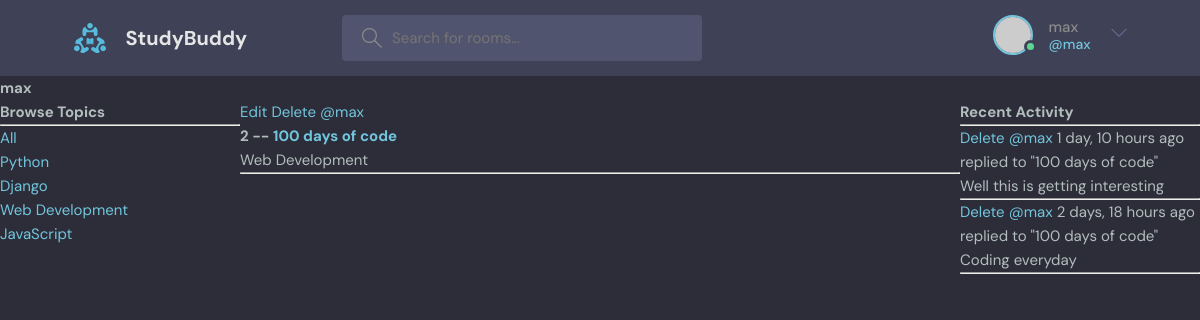
/profile/1/ (signed in), run on the app's committed database.
### base/models.py (models this page shows, shortened)
class Topic(models.Model):
    name = models.CharField(max_length=200)

class Room(models.Model):
    host = models.ForeignKey(User, on_delete=models.SET_NULL, null=True, blank=True)
    topic = models.ForeignKey(Topic, on_delete=models.SET_NULL, null=True, blank=True)
    name = models.CharField(max_length=200)
    description = models.TextField(null=True, blank=True)
    participant = models.ManyToManyField(User, related_name='participant', blank=True)
    updated = models.DateTimeField(auto_now=True)
    created = models.DateTimeField(auto_now_add=True)
    class Meta:
        ordering = ['-updated', '-created']
    def __str__(self):
        return self.name

class Message(models.Model):
    user = models.ForeignKey(User, on_delete=models.CASCADE)
    room = models.ForeignKey(Room, on_delete=models.CASCADE)
    body = models.TextField()
    updated = models.DateTimeField(auto_now=True)
    created = models.DateTimeField(auto_now_add=True)
    class Meta:
        ordering = ['-updated', '-created']
    def __str__(self):
        return self.body[0:50]

### base/views.py (the view)
# urls.py: path('profile/<str:pk>/', views.userProfile, name='user-profile'),
def userProfile(request, pk):
    user = User.objects.get(id=pk)
    rooms = user.room_set.all()
    room_messages = user.message_set.all()
    topics = Topic.objects.all()
    context = {'user': user, 'rooms': rooms, 'room_messages': room_messages, 'topics': topics}
    return render(request, 'base/profile.html', context)

### base/templates/base/profile.html (shortened to what this page needs)
{% extends 'main.html' %}
{% block content %}
<h1>{{user.username}}</h1>
<div class="profile-container">
    <div>
        {% include 'base/topic_component.html' %}
    </div>
    <div>
        {% include 'base/feed_component.html' %}
    </div>
    <div>
        {% include 'base/activity_component.html' %}
    </div>
</div>
{% endblock content %}

### templates/navbar.html (shortened to what this page needs)
{% load static %}
<header class="header header--loggedIn">
    <div class="container">
      <a href="{% url 'home' %}" class="header__logo">
        <img src="{% static 'images/logo.svg' %}" />
        <h1>StudyBuddy</h1>
      </a>
      <form class="header__search", method="GET", {% url 'home' %}>
        <label>
          <input name="q" placeholder="Search for rooms..." />
        </label>
      <nav class="header__menu">
        {% if request.user.is_authenticated %}
        <div class="header__user">
          <a href="profile.html">
            <div class="avatar avatar--medium active">
              <img src="https://randomuser.me/api/portraits/men/37.jpg" />
            </div>
            <p>{{request.user.username}} <span>@{{request.user.username}}</span></p>
          </a>
          <button class="dropdown-button">
            <svg version="1.1" xmlns="http://www.w3.org/2000/svg" width="32" height="32" viewBox="0 0 32 32">
              <title>chevron-down</title>
              <path d="M16 21l-13-13h-3l16 16 16-16h-3l-13 13z"></path>
            </svg>
          </button>
        </div>
        {% else %}
        <a href="{% url 'login' %}">
          <img src="{% static 'images/avatar.svg' %}"/>
          <p>Login</p>
        </a>
        {% endif %}
      </nav>
    </div>
  </header>

### base/templates/base/topic_component.html
<h3>Browse Topics</h3>
        <hr>
        <div>
            <a href="{% url 'home' %}">All</a>
        </div>
        {% for topic in topics %}
        <div>
            <a href="{% url 'home' %}?q={{ topic.name }}">{{ topic.name }}</a>
        </div>
        {% endfor %}

### base/templates/base/feed_component.html
{% for room in rooms %}
<div>
    {% if request.user == room.host %}
    <a href="{% url 'update-room' room.id %}">Edit</a>
    <a href="{% url 'delete-room' room.id %}">Delete</a>
    {% endif %}
    <a href="{% url 'user-profile' room.host.id %}">@{{room.host.username}}</a>
    <h5>{{ room.id }} -- <a href="room/{{ room.id }}">{{ room.name }}</a></h5>
    <small>{{ room.topic.name }}</small>
    <hr>
</div>
{% endfor %}

### base/templates/base/activity_component.html
<h3>Recent Activity</h3>
<hr>
{% for message in room_messages %}
<div>
    {% if request.user == message.user %}
    <a href="{% url 'delete-message' message.id %}">Delete</a>
    {% endif %}
    <small><a href="{% url 'user-profile' message.user.id %}">@{{message.user}}</a>  {{message.created|timesince}} ago</small>
    <small>replied to "{{message.room}}"</small>
    <p>{{message}}</p>
    <hr>
{% endfor %}

### static/styles/style.css (style rules this page uses)
:root { --color-main: #71c6dd; --color-main-light: #e1f6fb; --color-dark: #3f4156; --color-dark-medium: #51546e; --color-dark-light: #696d97; --color-light: #e5e5e5; --color-gray: #8b8b8b; --color-light-gray: #b2bdbd; --color-bg: #2d2d39; --color-success: #5dd693; --color-error: #fc4b0b; }
* { font-family: "DM Sans", -apple-system, BlinkMacSystemFont, "Segoe UI", Roboto, Oxygen, Ubuntu, Cantarell, "Open Sans", "Helvetica Neue", sans-serif; margin: 0; padding: 0; box-sizing: border-box; text-rendering: optimizeLegibility; font-size: inherit; }
html { font-size: 56.25%; }
@media only screen and (min-width: 1200px) { html { font-size: 62.5%; } }
body { line-height: 1.6; font-weight: 400; font-size: 1.5rem; color: var(--color-light-gray); background-color: var(--color-bg); min-height: 100vh; }
img { width: 100%; }
a { display: inline-block; color: var(--color-main); text-decoration: none; }
.container { max-width: 120rem; width: 90%; margin: auto; }
.avatar { position: relative; display: inline-block; border-radius: 50%; border: 2px solid var(--color-main); }
.avatar img { display: block; border-radius: 50%; object-fit: cover; object-position: center; }
.avatar::after { content: ""; display: block; position: absolute; background-color: var(--color-gray); z-index: 111; border-radius: 50%; border: 0.3rem solid var(--color-dark); }
.avatar.active::after { background-color: var(--color-success); }
.avatar.avatar--medium img { width: 3.6rem; height: 3.6rem; border-radius: 50%; }
.avatar.avatar--medium:after { width: 0.7rem; height: 0.7rem; bottom: 0px; right: -6px; }
.header { padding: 1.5rem; background-color: var(--color-dark); }
.header > .container { display: flex; gap: 9.5rem; }
.header__logo, .header__user { display: flex; gap: 2rem; align-items: center; }
.header__logo > img { height: 3.2rem; width: 3.2rem; }
.header__logo > h1 { font-weight: 700; font-size: 2rem; color: var(--color-light); }
.header__search > label { background-color: var(--color-dark-medium); padding: 1.3rem 1rem; display: flex; align-items: center; gap: 1rem; border-radius: 4px; }
.header__search svg { fill: var(--color-gray); width: 2rem; height: 2rem; margin-left: 1rem; }
.header__search input { width: 30rem; background: transparent; border: none; outline: none; color: var(--color-light); }
.header__menu { margin-left: auto; position: relative; }
.header__menu a { display: flex; gap: 1.5rem; align-items: center; font-weight: 500; text-decoration: none; color: var(--color-gray); }
.header__menu img { height: 3.6rem; }
.header__menu p { line-height: 1.2; }
.header__menu span { color: var(--color-main); font-weight: 500; font-size: 1.4rem; display: block; }
.header__menu svg { width: 1.6rem; height: 1.6rem; fill: var(--color-dark-light); }
.dropdown-button { background: transparent; border: 0; outline: 0; cursor: pointer; }

### base/templates/base/profile.html (style rules this page uses)
.profile-container { display: grid; grid-template-columns: 1fr 3fr 1fr; }

### data on the page
Topic: name "Python"
Topic: name "Django"
Topic: name "Web Development"
Topic: name "JavaScript"
Room: shows "Edit", host.username "max", id "2", name "100 days of code", topic.name "Web Development"
Message: shows "Delete", user "max", created "1 day, 10 hours", room "100 days of code", body "Well this is getting interesting"
Message: shows "Delete", user "max", created "2 days, 18 hours", room "100 days of code", body "Coding everyday"

### other printed values
{{ request.user.username }} "max"
{{ user.username }} "max"
